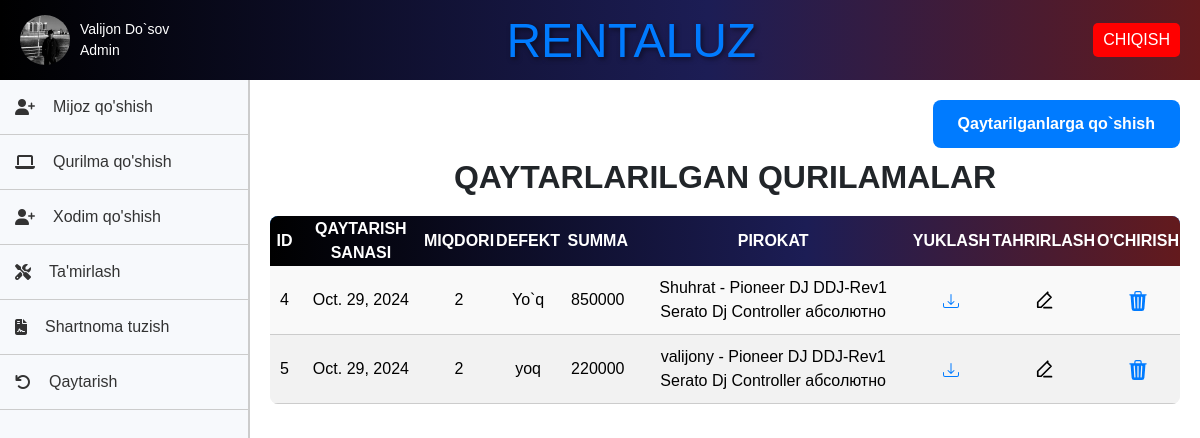
The app's page /qaytarish/ (signed in) with its own data.
### rental/models.py (models this page shows, shortened)
class CustomUser(AbstractUser):
    rasm=models.ImageField(default='static/img/default.jpg')
    ism = models.CharField(max_length=255)
    familiya = models.CharField(max_length=255)
    lavozimi = models.CharField(max_length=255)
    username = models.CharField(max_length=255, unique=True)
    password = models.CharField(max_length=255)
    is_staff = models.BooleanField(default=False)
    is_active = models.BooleanField(default=True)

class Qaytarish(models.Model):
    qaytarilgan_sana = models.DateField(default=timezone.now)
    miqdori = models.IntegerField()
    nosozlik = models.CharField(max_length=255)
    summa = models.BigIntegerField()
    prokat = models.ForeignKey(Prokat, on_delete=models.CASCADE)

class Prokat(models.Model):
    mijoz = models.ForeignKey(Mijozlar, on_delete=models.CASCADE)
    qurilma = models.ForeignKey(Qurilmalar, on_delete=models.CASCADE)
    ishchi = models.ForeignKey(CustomUser, on_delete=models.CASCADE)
    berilgan_sanasi = models.DateField(default=timezone.now)
    qaytish_sanasi = models.DateField()
    kunlar_soni = models.BigIntegerField()
    umumiy_narx = models.DecimalField(max_digits=10, decimal_places=2)
    montaj = models.BooleanField(default=False)
    xizmat_narxi = models.DecimalField(max_digits=10, decimal_places=2)
    avans = models.DecimalField(max_digits=10, decimal_places=2)
    miqdori = models.IntegerField()
    kunlik_narxi =  models.DecimalField(max_digits=10, decimal_places=2)
    def __str__(self):
        return f"{self.mijoz} - {self.qurilma}"

class Mijozlar(models.Model):
    ism = models.CharField(max_length=255)
    familiya = models.CharField(max_length=255)
    username = models.CharField(max_length=255,unique=True)
    telefon = models.CharField(max_length=20)
    jinsi = models.CharField(max_length=10)
    pasport = models.CharField(max_length=15)
    jshshir = models.CharField(max_length=20)
    def __str__(self):
        return self.username

class Qurilmalar(models.Model):
    tur = models.ForeignKey(Turlar, on_delete=models.CASCADE)
    nomi = models.CharField(max_length=255)
    tasnif = models.CharField(max_length=255)
    rasmi = models.ImageField(default='static/img/default.jpg')
    holati = models.CharField(max_length=255)
    narxi =  models.DecimalField(max_digits=10, decimal_places=2 ,default=0)
    def __str__(self):
        return f"{self.nomi}"

### rental/views.py (the view)
# urls.py: path('qaytarish/',QaytarishAllView.as_view(),name='qaytarish'),
class QaytarishAllView(LoginRequiredMixin,View):
    def get(self,request):
            malumot=Qaytarish.objects.all()
            return render(request,'qaytarish.html',{'malumotlar':malumot})

### templates/qaytarish.html (shortened to what this page needs)
{% extends 'home.html'%}
{%block content%}
<html lang="en">
<head>
</head>
<body>
    {% if request.path == '/qaytarish/' %}
    <div class="add">
        <a href="{%url 'qaytarishform' %}">Qaytarilganlarga qo`shish</a>
    </div>
    {%endif%}
    <h2>Qaytarlarilgan qurilamalar</h2>
    <table>
        <thead>
            <tr>
                <th>ID</th>
                <th>Qaytarish sanasi</th>
                <th>Miqdori</th>
                <th>Defekt</th>
                <th>Summa</th>
                <th>Pirokat</th>
                <th>Yuklash</th>
                <th>Tahrirlash</th>
                <th>O'chirish</th>
            </tr>
        </thead>
        <tbody>
            {% for i in malumotlar %}
            <tr>
                <td>{{ i.id }}</td>
                <td>{{ i.qaytarilgan_sana }}</td>
                <td>{{ i.miqdori }}</td>
                <td>{{ i.nosozlik }}</td>
                <td>{{ i.summa }}</td>
                <td>{{ i.prokat }}</td>
                <td><a href="{% url 'qaytarish_download' i.pk %}"></a></td>
                <td><a href="{% url 'qaytarish_edit' i.pk%}"></a></td>
                <td><a href="{% url 'qaytarish_delete' i.pk%}"></a></td>
            </tr>
            {% endfor %}
        </tbody>
    </table>
    {%endblock content%}

### templates/home.html (shortened to what this page needs)
<!DOCTYPE html>
<html lang="en">
{% load static %}
<head>
    <link rel="stylesheet" href="https://stackpath.bootstrapcdn.com/bootstrap/4.5.2/css/bootstrap.min.css">
    <link rel="stylesheet" href="https://cdnjs.cloudflare.com/ajax/libs/font-awesome/5.15.4/css/all.min.css">
    <link rel="stylesheet" href="{% static 'css/styles.css' %}">
    <link rel="stylesheet" href="https://code.jquery.com/ui/1.12.1/themes/base/jquery-ui.css">
</head>
<body>
    <div class="header">
        <div class="profile-info" onclick="openModal()">
            <img src="{{ request.user.rasm.url }}" alt="Profile Picture" class="profile-pic">
            <div class="profile-details">
                <span>{{ request.user.ism }} {{ request.user.familiya }}</span><br>
                <span>{{ request.user.lavozimi }}</span>
            </div>
        </div>
        <div class="logo">
            <div class="text"><a href="{% url 'home' %}" style="text-decoration: none;">RENTALUZ</a></div>
        </div>
        <div>
            <button class="logout" onclick="window.location.href='{% url 'logout' %}'">CHIQISH</button>
        </div>
    </div>
    <div class="layout">
        <nav class="menu" id="sidebar">
            {% if request.user.lavozimi == "Admin"%}
            <ul>
                <li><a href="{% url 'mijoz' %}" style="gap:0.5rem"><i class="fas fa-user-plus" ></i>Mijoz qo'shish</a></li>
                <li><a href="{% url 'qurilmalar' %}" style="gap:0.5rem"><i class="fas fa-laptop"></i> Qurilma qo'shish</a></li>
                <li><a href="{% url 'ishchilar' %}" style="gap:0.5rem"><i class="fas fa-user-plus"></i> Xodim qo'shish</a></li>
                <li><a href="{% url 'tamirlash' %}" style="gap:0.5rem"><i class="fas fa-tools"></i> Ta'mirlash</a></li>
                <li><a href="{% url 'prokatall' %}" style="gap:0.5rem"><i class="fas fa-file-contract"></i> Shartnoma tuzish</a></li>
                <li><a href="{% url 'qaytarish' %}" style="gap:0.5rem"><i class="fas fa-undo"></i> Qaytarish</a></li>
            </ul>
            {% endif %}
        </nav>
        <main class="main-content">
            {% block content %}{% endblock %}
        </main>
    </div>
    <link rel="stylesheet" href="https://code.jquery.com/ui/1.12.1/themes/base/jquery-ui.css">
</body>
</html>

### static/css/styles.css (style rules this page uses)
body { font-family: Arial, sans-serif; margin: 0; padding: 0; background-color: #f7f9fc; }
.header { background: linear-gradient(90deg, rgba(0, 0, 0, 1) 0%, rgba(28, 29, 85, 1) 59%, rgba(99, 26, 29, 1) 100%); color: #fff; display: flex; justify-content: space-between; align-items: center; padding: 20px 0; }
.header .profile-info { display: flex; align-items: center; cursor: pointer; }
.header img { border-radius: 50%; width: 50px; height: 50px; margin-right: 10px; }
.header .profile-details { color: #fff; font-size: 14px; }
.header .logo { width: 300px; height: 80px; overflow: hidden; position: relative; }
.text { color: white; font-size: 40px; text-align: center; padding: 5px; white-space: normal; max-width: 90%; cursor: context-menu; }
.header .logout { background-color: #f00; color: #fff; padding: 5px 10px; border: none; border-radius: 5px; cursor: pointer; }
.layout { display: flex; height: calc(100vh - 50px); }
.menu { width: 250px; border-right: 2px solid #ccc; position: relative; overflow-y: auto; transition: width 0.3s ease; }
.menu ul { list-style-type: none; padding: 0; }
.menu ul li { padding: 15px; border-bottom: 1px solid #ccc; transition: background-color 0.3s, transform 0.3s; }
.menu ul li a { text-decoration: none; color: #333; display: flex; align-items: center; }
.menu ul li a i { margin-right: 10px; }
.main-content { flex: 1; padding: 20px; background-color: #fff; overflow-y: auto; transition: margin-left 0.3s ease; }

### templates/home.html (style rules this page uses)
body { font-family: Arial, sans-serif; margin: 0; padding: 0; background-color: #f7f9fc; }
.header { background: linear-gradient(90deg, rgba(0, 0, 0, 1) 0%, rgba(28, 29, 85, 1) 59%, rgba(99, 26, 29, 1) 100%); color: #fff; display: flex; justify-content: space-between; align-items: center; padding: 0px 20px; }
.header .profile-info { display: flex; align-items: center; cursor: pointer; }
.header img { border-radius: 50%; width: 50px; height: 50px; margin-right: 10px; }
.header .logo { width: 300px; height: 80px; position: relative; }
.header .logo div { position: absolute; top: 50%; left: 50%; transform: translate(-50%, -50%); width: auto; height: 100%; object-fit: cover; border-radius: 5px; text-align: center; font-size: 3em; background: linear-gradient(90deg, rgba(0, 0, 0, 1) 0%, rgba(28, 29, 85, 1) 59%, rgba(99, 26, 29, 1) 100%); -webkit-background-clip: text; color: transparent; text-shadow: 2px 2px 5px rgba(0, 0, 0, 0.5); }
.header .logout { background-color: #f00; color: #fff; padding: 5px 10px; border: none; border-radius: 5px; cursor: pointer; }
.layout { display: flex; height: calc(100vh - 50px); }
.menu { width: 250px; border-right: 2px solid #ccc; position: relative; overflow-y: auto; transition: width 0.3s ease; }
.menu ul { list-style-type: none; padding: 0; }
.menu ul li { padding: 15px; border-bottom: 1px solid #ccc; transition: background-color 0.3s, transform 0.3s; }
.menu ul li a { text-decoration: none; color: #333; display: flex; align-items: center; }
.main-content { flex: 1; padding: 20px; background-color: #fff; overflow-y: auto; transition: margin-left 0.3s ease; }

### templates/qaytarish.html (style rules this page uses)
h2 { text-align: center; font-weight: bold; text-transform: uppercase; }
table { width: 100%; border-collapse: collapse; margin: 20px 0; font-size: 16px; background-color: #f9f9f9; border-radius: 8px; overflow: hidden; text-align: center; }
thead { background-color: #007bff; color: white; text-transform: uppercase; font-weight: bold; }
tbody tr:nth-child(even) { background-color: #f2f2f2; }
tbody tr { transition: background-color 0.3s ease; }
tbody td { padding: 12px 15px; border-bottom: 1px solid #ccc; }
td a { color: #007bff; text-decoration: none; }
table thead tr { background: linear-gradient(90deg, rgba(0, 0, 0, 1) 0%, rgba(28, 29, 85, 1) 59%, rgba(99, 26, 29, 1) 100%); color: white; }
table tbody tr { background-color: #f9f9f9; color: #000; }
table td { padding: 10px; text-align: center; border-bottom: 1px solid #ccc; }
.edit-icon { fill: none; stroke: #007bff; transition: stroke 0.3s ease; }
.add { display: flex; justify-content: end; margin-bottom: 10px; }
.add a { padding: 12px 25px; text-decoration: none; background-color: #007BFF; color: #fff; border-radius: 8px; font-weight: bold; text-align: center; transition: background-color 0.3s; }
.edit-icon, .bi-trash3-fill { width: 20px; height: 20px; cursor: pointer; transition: fill 0.3s; }

### records on screen
CustomUser: user.rasm (picture), user.ism "Valijon", user.familiya "Do`sov", user.lavozimi "Admin"
Qaytarish: id "4", qaytarilgan_sana "Oct. 29, 2024", miqdori "2", nosozlik "Yo`q", summa "850000", prokat "Shuhrat - Pioneer DJ DDJ-Rev1 Serato Dj Controller абсолютно"
Qaytarish: id "5", qaytarilgan_sana "Oct. 29, 2024", miqdori "2", nosozlik "yoq", summa "220000", prokat "valijony - Pioneer DJ DDJ-Rev1 Serato Dj Controller абсолютно"
